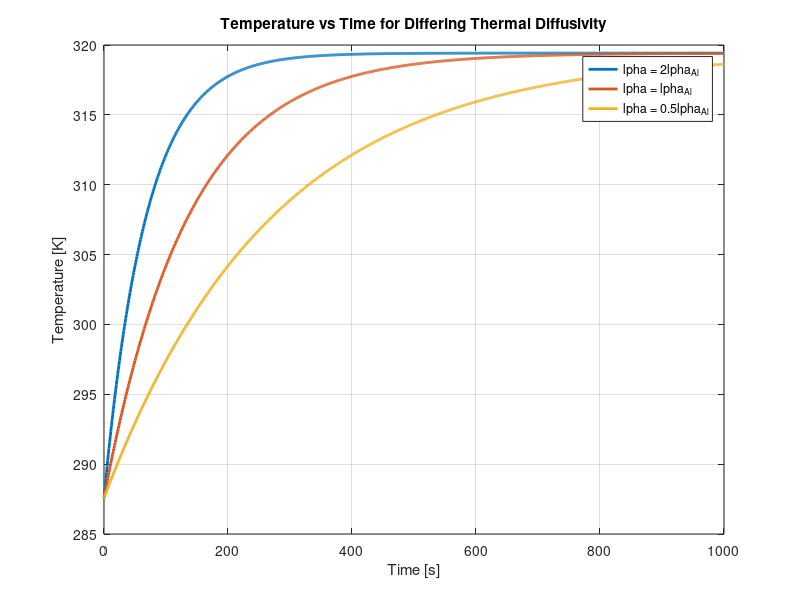

Here is the MATLAB script that generated this plot:
temperatures = [18.53, 22.47, 26.87, 30.05, 35.87, 38.56, 41.50, 46.26];
thermoc = linspace(0.034925*100,0.123825*100,8);
x = polyfit(thermoc,temperatures,1);

% plot(thermoc,temperatures,'o',"LineWidth",2)
% xlim([0,14])
% ylim([0,50])
% grid on
% hold on
% [0:15].*x(1,1)+x(1,2)
% plot([0:15],([0:15].*x(1,1)+x(1,2)),"LineWidth",2)
% title("Thermocouple Location vs. Temperature")
% xlabel("Location [cm]")
% ylabel("Temperature [C]")
% legend("Experimental Values","Best Fit Line","Location","best")


T_0 = 7.949 + 273.15; % [K]
H = 309.48; % [K/m]
x = thermoc(end)/100;
L = 0.127; % [m]
alpha = 4.82 * 10^-5;
u_xt = zeros(1,11);
u_xt_2 = zeros(1,11);
u_xt(1,1) = (T_0 + H*x);
u_xt_2(1,1) = (T_0 + H*x);
t = 1; % [s]
t_2 = 1000;

% BELOW IS FOR PART 2

% for i=2:11
%     u_xt(1,i) = u_xt(1,i-1) + (-((8 * H * L * (-1)^(i-1))/(pi^2 * (2*(i-1)-1)^2)) * sin((((2*(i-1) - 1) * pi)/(2*L)) * x) * exp(-(((2*(i-1) - 1) * pi)/(2*L))^2 * alpha * t));
%     u_xt_2(1,i) = u_xt_2(1,i-1) + (-((8 * H * L * (-1)^(i-1))/(pi^2 * (2*(i-1)-1)^2)) * sin((((2*(i-1) - 1) * pi)/(2*L)) * x) * exp(-(((2*(i-1) - 1) * pi)/(2*L))^2 * alpha * t_2));
% end
% plot([0:10],u_xt,"LineWidth",2)
% title("Number of Terms in Summation vs. Convergence")
% hold on
% plot([0:10],u_xt_2,"LineWidth",2)
% grid on
% xlabel("n Number of Terms")
% ylabel("Temperature [K]")
% legend("t = 1 s","t = 1000 s","Location","best")

% BELOW IS FOR PART 3


time = [0:1000];
temps_3 = (T_0 + H * x) - (8 * H * L)/pi^2 * sin((pi/(2*L))*x) * exp(-(pi/(2*L))^2 * (2*alpha) .* time);
temps_3_2 = (T_0 + H * x) - (8 * H * L)/pi^2 * sin((pi/(2*L))*x) * exp(-(pi/(2*L))^2 * alpha .* time);
temps_3_3 = (T_0 + H * x) - (8 * H * L)/pi^2 * sin((pi/(2*L))*x) * exp(-(pi/(2*L))^2 * (.5*alpha) .* time);
plot(time,temps_3,"Linewidth",2)
grid on
hold on
plot(time,temps_3_2,"Linewidth",2)
plot(time,temps_3_3,"Linewidth",2)
xlabel("Time [s]")
ylabel("Temperature [K]")
title("Temperature vs Time for Differing Thermal Diffusivity")
legend("\alpha = 2\alpha_{Al}","\alpha = \alpha_{Al}","\alpha = 0.5\alpha_{Al}","Location","best")